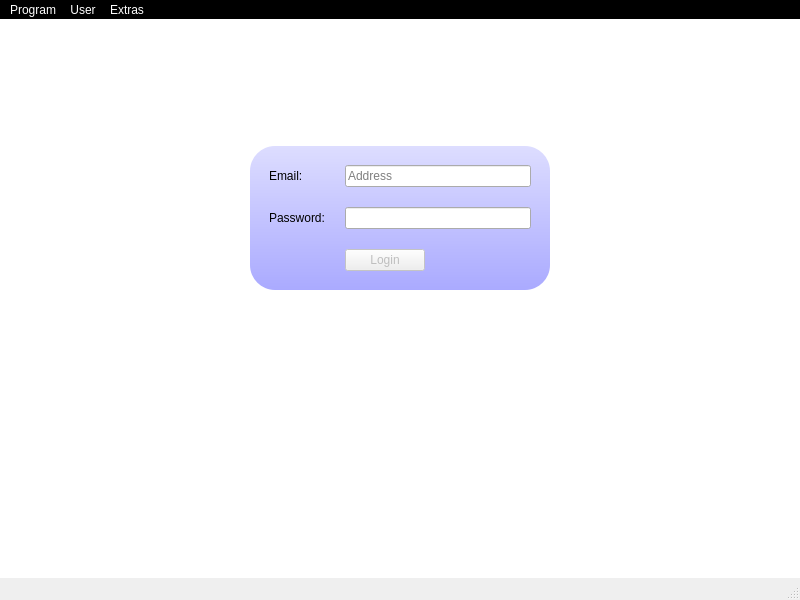
<?xml version="1.0" encoding="UTF-8"?>
<ui version="4.0">
 <class>MainWindow</class>
 <widget class="QMainWindow" name="MainWindow">
  <property name="geometry">
   <rect>
    <x>0</x>
    <y>0</y>
    <width>800</width>
    <height>600</height>
   </rect>
  </property>
  <property name="windowTitle">
   <string>Laguna Chat</string>
  </property>
  <property name="styleSheet">
   <string notr="true">#mainWindow{
	/*border-radius: 20px;*/
}

#titleLabel {
background: white;
color: blue;
font-size: 20px;
border: none;
border-bottom:  1px solid black;
padding: 5px;
}

#centralwidget {
border: none;
background: white;
}

#loginFrame {
background: qlineargradient(x1: 0, y1: 0, x2: 0, y2: 1, stop: 0 #ddf, stop: 1 #aaf);
padding: 10px;
border-radius: 25px;
}

#mainFrame{
	border: 0;
}

QMenuBar{
	     background-color: black;
		color: white;
	
}

QMenuBar::item{
	background-color: black;
	color:white;
}

    </string>
  </property>
  <widget class="QWidget" name="centralwidget">
   <layout class="QGridLayout" name="gridLayout_4">
    <item row="0" column="0">
     <widget class="QFrame" name="mainFrame">
      <property name="frameShape">
       <enum>QFrame::StyledPanel</enum>
      </property>
      <property name="lineWidth">
       <number>0</number>
      </property>
      <layout class="QGridLayout" name="gridLayout_5">
       <item row="0" column="0">
        <widget class="QStackedWidget" name="stackedWidget">
         <property name="lineWidth">
          <number>1</number>
         </property>
         <property name="currentIndex">
          <number>1</number>
         </property>
         <widget class="QWidget" name="chatPage">
          <layout class="QGridLayout" name="gridLayout">
           <item row="1" column="0">
            <widget class="QTextEdit" name="roomTextEdit">
             <property name="readOnly">
              <bool>true</bool>
             </property>
             <property name="textInteractionFlags">
              <set>Qt::TextBrowserInteraction</set>
             </property>
            </widget>
           </item>
           <item row="2" column="0">
            <widget class="QLineEdit" name="sayLineEdit">
             <property name="enabled">
              <bool>false</bool>
             </property>
             <property name="maxLength">
              <number>255</number>
             </property>
            </widget>
           </item>
           <item row="2" column="2">
            <widget class="QPushButton" name="sayButton">
             <property name="enabled">
              <bool>false</bool>
             </property>
             <property name="sizePolicy">
              <sizepolicy hsizetype="Fixed" vsizetype="Fixed">
               <horstretch>0</horstretch>
               <verstretch>0</verstretch>
              </sizepolicy>
             </property>
             <property name="maximumSize">
              <size>
               <width>50</width>
               <height>16777215</height>
              </size>
             </property>
             <property name="text">
              <string>Say</string>
             </property>
            </widget>
           </item>
           <item row="1" column="1" colspan="2">
            <widget class="QListWidget" name="userListWidget"/>
           </item>
           <item row="0" column="0" colspan="3">
            <widget class="QLabel" name="titleLabel">
             <property name="sizePolicy">
              <sizepolicy hsizetype="Preferred" vsizetype="Fixed">
               <horstretch>0</horstretch>
               <verstretch>0</verstretch>
              </sizepolicy>
             </property>
             <property name="text">
              <string>Laguna Chat</string>
             </property>
            </widget>
           </item>
           <item row="2" column="1">
            <widget class="QLabel" name="charLabel">
             <property name="text">
              <string/>
             </property>
            </widget>
           </item>
          </layout>
         </widget>
         <widget class="QWidget" name="loginPage">
          <layout class="QGridLayout" name="gridLayout_3">
           <item row="0" column="1">
            <spacer name="verticalSpacer">
             <property name="orientation">
              <enum>Qt::Vertical</enum>
             </property>
             <property name="sizeType">
              <enum>QSizePolicy::Fixed</enum>
             </property>
             <property name="sizeHint" stdset="0">
              <size>
               <width>20</width>
               <height>100</height>
              </size>
             </property>
            </spacer>
           </item>
           <item row="1" column="0">
            <spacer name="horizontalSpacer">
             <property name="orientation">
              <enum>Qt::Horizontal</enum>
             </property>
             <property name="sizeHint" stdset="0">
              <size>
               <width>223</width>
               <height>20</height>
              </size>
             </property>
            </spacer>
           </item>
           <item row="1" column="1">
            <widget class="QFrame" name="loginFrame">
             <property name="sizePolicy">
              <sizepolicy hsizetype="Fixed" vsizetype="Fixed">
               <horstretch>0</horstretch>
               <verstretch>0</verstretch>
              </sizepolicy>
             </property>
             <property name="minimumSize">
              <size>
               <width>300</width>
               <height>0</height>
              </size>
             </property>
             <property name="frameShape">
              <enum>QFrame::StyledPanel</enum>
             </property>
             <layout class="QGridLayout" name="gridLayout_2">
              <property name="spacing">
               <number>20</number>
              </property>
              <item row="0" column="0">
               <widget class="QLabel" name="labelUsername">
                <property name="text">
                 <string>Email:</string>
                </property>
               </widget>
              </item>
              <item row="0" column="1">
               <widget class="QLineEdit" name="LineEditEmail">
                <property name="text">
                 <string/>
                </property>
                <property name="maxLength">
                 <number>50</number>
                </property>
                <property name="placeholderText">
                 <string>Address</string>
                </property>
               </widget>
              </item>
              <item row="1" column="0">
               <widget class="QLabel" name="labelPassword">
                <property name="text">
                 <string>Password:</string>
                </property>
               </widget>
              </item>
              <item row="1" column="1">
               <widget class="QLineEdit" name="LineEditPassword">
                <property name="text">
                 <string/>
                </property>
                <property name="maxLength">
                 <number>32</number>
                </property>
                <property name="echoMode">
                 <enum>QLineEdit::Password</enum>
                </property>
               </widget>
              </item>
              <item row="2" column="1">
               <widget class="QPushButton" name="loginButton">
                <property name="enabled">
                 <bool>false</bool>
                </property>
                <property name="sizePolicy">
                 <sizepolicy hsizetype="Fixed" vsizetype="Fixed">
                  <horstretch>0</horstretch>
                  <verstretch>0</verstretch>
                 </sizepolicy>
                </property>
                <property name="text">
                 <string>Login</string>
                </property>
               </widget>
              </item>
             </layout>
            </widget>
           </item>
           <item row="1" column="2">
            <spacer name="horizontalSpacer_2">
             <property name="orientation">
              <enum>Qt::Horizontal</enum>
             </property>
             <property name="sizeHint" stdset="0">
              <size>
               <width>223</width>
               <height>20</height>
              </size>
             </property>
            </spacer>
           </item>
           <item row="2" column="1">
            <spacer name="verticalSpacer_2">
             <property name="orientation">
              <enum>Qt::Vertical</enum>
             </property>
             <property name="sizeHint" stdset="0">
              <size>
               <width>20</width>
               <height>267</height>
              </size>
             </property>
            </spacer>
           </item>
          </layout>
         </widget>
        </widget>
       </item>
      </layout>
     </widget>
    </item>
   </layout>
  </widget>
  <widget class="QMenuBar" name="menuBar">
   <property name="geometry">
    <rect>
     <x>0</x>
     <y>0</y>
     <width>800</width>
     <height>23</height>
    </rect>
   </property>
   <widget class="QMenu" name="menuProgram">
    <property name="title">
     <string>Program</string>
    </property>
    <addaction name="actionLogin"/>
    <addaction name="actionRegistration"/>
    <addaction name="actionConnect"/>
    <addaction name="separator"/>
    <addaction name="actionQuit"/>
   </widget>
   <widget class="QMenu" name="menuExtras">
    <property name="title">
     <string>Extras</string>
    </property>
    <addaction name="actionSettings"/>
   </widget>
   <widget class="QMenu" name="menuUser">
    <property name="title">
     <string>User</string>
    </property>
    <addaction name="actionAdd_User"/>
    <addaction name="actionDelete_User"/>
    <addaction name="separator"/>
    <addaction name="actionCreate_Room"/>
    <addaction name="actionDelete_Room"/>
    <addaction name="separator"/>
    <addaction name="actionSend_Data"/>
   </widget>
   <addaction name="menuProgram"/>
   <addaction name="menuUser"/>
   <addaction name="menuExtras"/>
  </widget>
  <widget class="QStatusBar" name="statusBarMain"/>
  <action name="actionRegistration">
   <property name="enabled">
    <bool>false</bool>
   </property>
   <property name="text">
    <string>Registration</string>
   </property>
   <property name="visible">
    <bool>false</bool>
   </property>
  </action>
  <action name="actionQuit">
   <property name="text">
    <string>Quit</string>
   </property>
  </action>
  <action name="actionSettings">
   <property name="text">
    <string>Settings</string>
   </property>
  </action>
  <action name="actionConnect">
   <property name="text">
    <string>Connect</string>
   </property>
  </action>
  <action name="actionLogin">
   <property name="enabled">
    <bool>false</bool>
   </property>
   <property name="text">
    <string>Login</string>
   </property>
   <property name="visible">
    <bool>false</bool>
   </property>
  </action>
  <action name="actionAdd_User">
   <property name="enabled">
    <bool>false</bool>
   </property>
   <property name="text">
    <string>Add User</string>
   </property>
   <property name="visible">
    <bool>false</bool>
   </property>
  </action>
  <action name="actionDelete_User">
   <property name="enabled">
    <bool>false</bool>
   </property>
   <property name="text">
    <string>Delete User</string>
   </property>
   <property name="visible">
    <bool>false</bool>
   </property>
  </action>
  <action name="actionCreate_Room">
   <property name="enabled">
    <bool>false</bool>
   </property>
   <property name="text">
    <string>Create Room</string>
   </property>
   <property name="visible">
    <bool>false</bool>
   </property>
  </action>
  <action name="actionDelete_Room">
   <property name="enabled">
    <bool>false</bool>
   </property>
   <property name="text">
    <string>Delete Room</string>
   </property>
   <property name="visible">
    <bool>false</bool>
   </property>
  </action>
  <action name="actionSend_Data">
   <property name="text">
    <string>Send Data</string>
   </property>
   <property name="visible">
    <bool>false</bool>
   </property>
  </action>
 </widget>
 <tabstops>
  <tabstop>LineEditEmail</tabstop>
  <tabstop>LineEditPassword</tabstop>
  <tabstop>loginButton</tabstop>
 </tabstops>
 <resources/>
 <connections>
  <connection>
   <sender>sayLineEdit</sender>
   <signal>returnPressed()</signal>
   <receiver>sayButton</receiver>
   <slot>animateClick()</slot>
   <hints>
    <hint type="sourcelabel">
     <x>331</x>
     <y>564</y>
    </hint>
    <hint type="destinationlabel">
     <x>768</x>
     <y>570</y>
    </hint>
   </hints>
  </connection>
  <connection>
   <sender>LineEditEmail</sender>
   <signal>returnPressed()</signal>
   <receiver>LineEditPassword</receiver>
   <slot>setFocus()</slot>
   <hints>
    <hint type="sourcelabel">
     <x>391</x>
     <y>188</y>
    </hint>
    <hint type="destinationlabel">
     <x>470</x>
     <y>238</y>
    </hint>
   </hints>
  </connection>
  <connection>
   <sender>LineEditPassword</sender>
   <signal>returnPressed()</signal>
   <receiver>loginButton</receiver>
   <slot>animateClick()</slot>
   <hints>
    <hint type="sourcelabel">
     <x>417</x>
     <y>239</y>
    </hint>
    <hint type="destinationlabel">
     <x>389</x>
     <y>275</y>
    </hint>
   </hints>
  </connection>
 </connections>
</ui>
